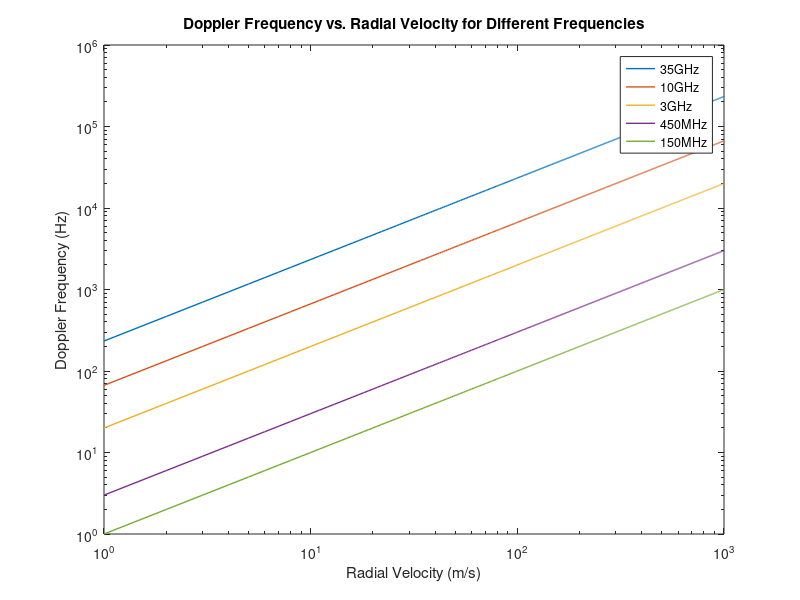
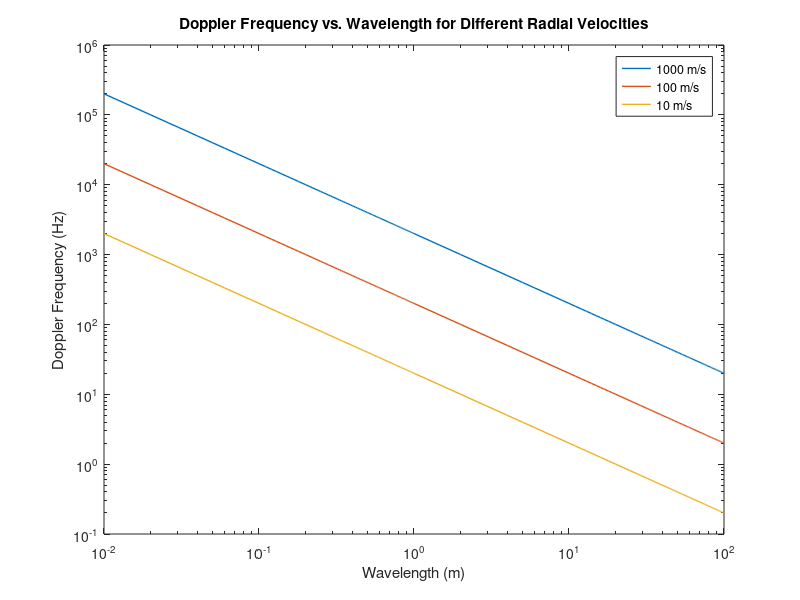

Reproduce these figures in MATLAB, in order.
f = [35e+9, 10e+9, 3e+9, 450e+6, 150e+6];
c = 3e+8;
figure(1); % Move figure creation outside the loop
for i = 1:length(f)
    f0 = f(i);
    vr = 0:10^3;
    fd = 2 * vr * f0 / c;
    loglog(vr, fd, 'LineWidth', 1);
    hold on;
end
xlabel('Radial Velocity (m/s)');
ylabel('Doppler Frequency (Hz)');
title('Doppler Frequency vs. Radial Velocity for Different Frequencies');
legend('35GHz', '10GHz', '3GHz', '450MHz', '150MHz');

v = [1000, 100, 10];
figure(2); % Move figure creation outside the loop
for i = 1:length(v)
    vr = v(i);
    lambda = [1e-2:0.01:1, 2:100];
    fd = 2 * vr ./ lambda;
    loglog(lambda, fd, 'LineWidth', 1);
    hold on;
end
xlabel('Wavelength (m)');
ylabel('Doppler Frequency (Hz)');
title('Doppler Frequency vs. Wavelength for Different Radial Velocities');
legend('1000 m/s', '100 m/s', '10 m/s');